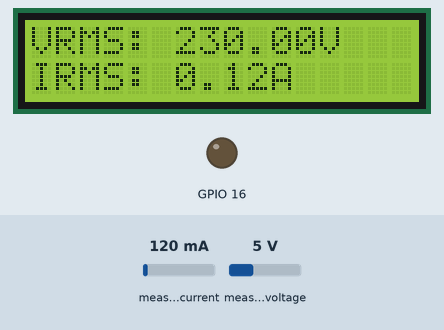
The sketch below on a simulated ESP32. Parts: 16×2 character LCD, output pins drawn as LEDs (lit = HIGH). The test bench sets the inputs (shaded band); at power-on: measured current 120 mA, measured voltage 5 V. WiFi joins after 1.5 s; servers stay silent unless stated; what the sketch prints to the serial monitor is not drawn.

Above: at 4.9 s.
5.0 s: measured current set to 40 mA
At 8.4 s:
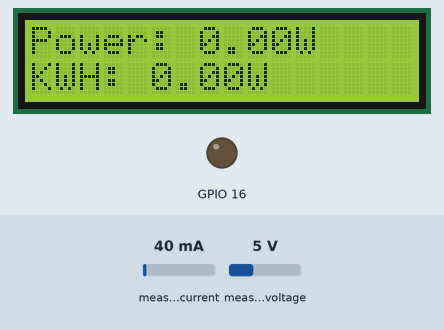
11.8 s: measured voltage set to 0.3 V
At 15.1 s:
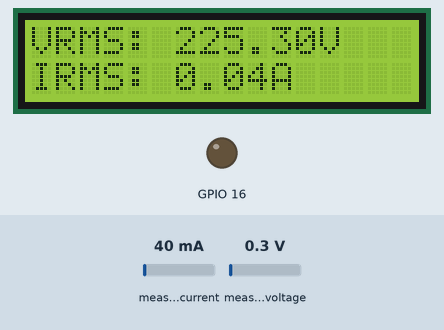
16.8 s: measured current set to 500 mA
At 20.9 s:
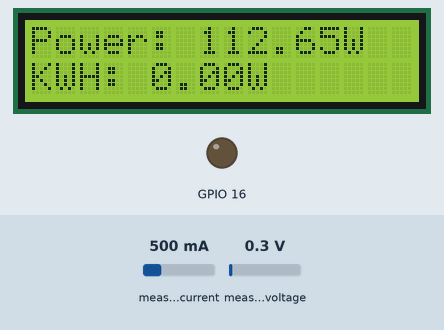
21.8 s: measured voltage set to 3.8 V
At 26.2 s:
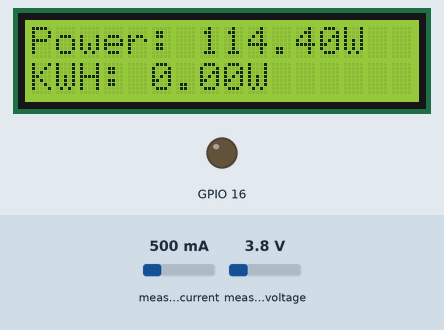
26.8 s: measured current set to 1000 mA
At 31.5 s:
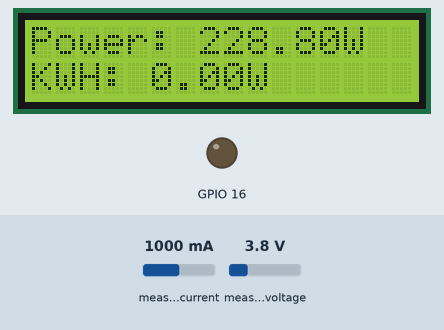
31.8 s: measured voltage set to 7.5 V
At 35.7 s:
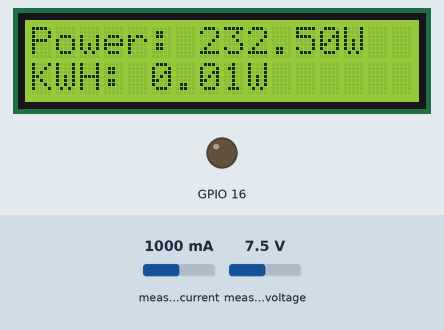
Timing chart, 0 to 37.2 s (numbered marks = the images above; inputs shaded):
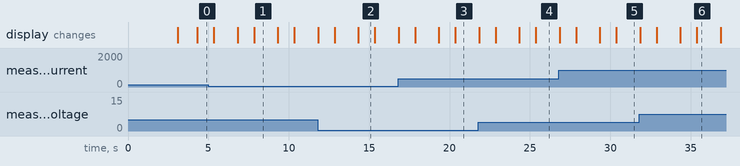

The sketch:

MicroprocessorPIT_copy_20230604235817.ino
```cpp
#include <WiFi.h>
#include <WiFiAP.h>
#include <WiFiClient.h>
#include <WiFiGeneric.h>
#include <WiFiMulti.h>
#include <WiFiSTA.h>
#include <WiFiScan.h>
#include <WiFiServer.h>
#include <WiFiType.h>
#include <WiFiUdp.h>
#include <LiquidCrystal_I2C.h>
#include "EmonLib.h"
#include <EEPROM.h>
#include <Firebase_ESP_Client.h>
#include <addons/TokenHelper.h>
#define vCalibration 115.07
#define currCalibration 1.40
#define WIFI_SSID "troix"
#define WIFI_PASSWORD "12345678"
#define DATABASE_URL "https://electricity-energy-meter-56b20-default-rtdb.firebaseio.com"
#define FIREBASE_AUTH "o92XclBYFI4WXPC94BfKMcVBMGEVriQglCCSH2VC"
#define FIREBASE_PROJECT_ID "electricity-energy-meter-56b20"
FirebaseData fbdo;
FirebaseAuth auth;
FirebaseConfig config;
LiquidCrystal_I2C lcd(0x27, 16, 2);
EnergyMonitor emon;
const int relayPin = 33;
float kWh = 0;
float power = 0;
unsigned long lastmillis = millis();
unsigned long dataMillis = 0;
unsigned long duration = 0;
int count = 0;


// void IRAM_ATTR interruptRising() {
//   digitalWrite(relayPin, HIGH);
//   delay(1000);
// }

// void IRAM_ATTR interruptFalling() {
//   delay(10000);
//   digitalWrite(relayPin, LOW);
// }

void setup() {
  Serial.begin(115200);
  WiFi.begin(WIFI_SSID, WIFI_PASSWORD);
  lcd.init();
  lcd.backlight();
  emon.voltage(35, vCalibration, 1.7);
  emon.current(34, currCalibration);
  lcd.setCursor(0, 0);
  lcd.print("Power Puff Girls");
  lcd.setCursor(4, 1);
  lcd.print("Micro PIT");
  delay(3000);
  lcd.clear();
  pinMode(16, OUTPUT);
  // Firebase.begin("https://electricity-energy-meter-56b20-default-rtdb.firebaseio.com/", "o92XclBYFI4WXPC94BfKMcVBMGEVriQglCCSH2VC");
  // config.api_key = API_KEY;
  // auth.user.email = USER_EMAIL;
  // auth.user.password = USER_PASSWORD;
  // config.database_url = DATABASE_URL;
  // config.token_status_callback = tokenStatusCallback;
  // Firebase.begin(&config, &auth);
  config.database_url = DATABASE_URL;
  config.signer.test_mode = true;
  config.token_status_callback = tokenStatusCallback;
  Firebase.reconnectWiFi(true);
  Firebase.begin(&config, &auth);
  duration = millis();
  fbdo.setResponseSize(2048);
}

void loop() {
  FirebaseJson content;
  emon.calcVI(20, 2000);
  if (emon.Irms <0.09){
    power = emon.Vrms * 0;
  }else{
    power = emon.Vrms * emon.Irms;
  }
  kWh = kWh + power*(millis()-lastmillis)/3600000000.0;
  // attachInterrupt(digitalPinToInterrupt(relayPin), interruptRising, RISING); //power outtage
  // attachInterrupt(digitalPinToInterrupt(relayPin), interruptFalling, FALLING); //initialization
  delay(1000);
  lcd.clear();
  lcd.setCursor(0, 0);
  lcd.print(String("VRMS: ") + String(emon.Vrms) + String("V"));
  lcd.setCursor(0, 1);
  lcd.print(String("IRMS: ") + String(emon.Irms) + String("A"));
  delay(1000);
  lcd.clear();
  lcd.setCursor(0, 0);
  lcd.print(String("Power: ") + String(power) + String("W"));
  lcd.setCursor(0, 1);
  lcd.print(String("KWH: ") + String(kWh) + String("W"));
  delay(100);

  Serial.print("Vrms: ");
  Serial.print(emon.Vrms, 2);
  Serial.print("V");
  Serial.print("\tIrms: ");
  Serial.print(emon.Irms, 4);
  Serial.print("A");
  Serial.print("\tPower: ");
  Serial.print(emon.apparentPower, 4);
  Serial.print("W");
  Serial.print("\tkWh: ");
  Serial.print(kWh, 5);
  Serial.println("kWh");
  writeToFirebase();
}

void writeToFirebase() {
  if (Firebase.ready() && (millis() - dataMillis > 6 || dataMillis == 0))
    {
        dataMillis = millis();

        FirebaseJson content;

        // String documentPath = "ESP32" + String(count);

        content.set("fields/VRMS/doubleValue", emon.Vrms);
        content.set("fields/IRMS/doubleValue", emon.Irms);
        content.set("fields/Power/doubleValue", emon.apparentPower);
        content.set("fields/KWH/doubleValue", kWh);

        String documentPath = "/ESP32/QQRJkXDTmP1eqKOkKrAZ";

        // String documentPath = "projects/";
        // documentPath += FIREBASE_PROJECT_ID;
        // documentPath += "/databases/(default)/documents/ESP32/QQRJkXDTmP1eqKOkKrAZ";
        count++;
    if(Firebase.Firestore.patchDocument(&fbdo, FIREBASE_PROJECT_ID, "", documentPath.c_str(), content.raw(), "VRMS,IRMS,Power,KWH")){
      Serial.printf("ok\n");
      return;
    }else{
      Serial.println(fbdo.errorReason());
    }

        // if (Firebase.Firestore.createDocument(&fbdo, , "electricity-energy-meter-56b20", documentPath.c_str(), content.raw()))
        //     Serial.printf("ok\n%s\n\n");
        // else
        //     Serial.println(fbdo.errorReason());
    }
//   if (Firebase.ready())
//   {
//     Serial.printf("Setting VRMS... %s\n", Firebase.setFloat(fbdo, F("ESP32/VRMS"), emon.Vrms) ? "done!" : fbdo.errorReason().c_str());
//     Serial.printf("Setting IRMS... %s\n", Firebase.setFloat(fbdo, F("ESP32/IRMS"), emon.Irms) ? "done!" : fbdo.errorReason().c_str());
//     Serial.printf("Setting Power... %s\n", Firebase.setFloat(fbdo, F("ESP32/Power"), emon.apparentPower) ? "done!" : fbdo.errorReason().c_str());
//     Serial.printf("Setting KWH... %s\n", Firebase.setFloat(fbdo, F("ESP32/KWH"), kWh) ? "done!" : fbdo.errorReason().c_str());
//  // Serial.printf("Get float... %s\n", Firebase.getFloat(fbdo, F("/test/float")) ? String(fbdo.to<float>()).c_str() : fbdo.errorReason().c_str());
// } else {
//   Serial.printf("Firebase not Ready!");
// }
  //     if (Firebase.RTDB.setFloat(&fbdo, "test/float", 0.01 + random(0,100))){
  //     Serial.println("PASSED");
  //     Serial.println("PATH: " + fbdo.dataPath());
  //     Serial.println("TYPE: " + fbdo.dataType());
  //   }
  //   else {
  //     Serial.println("FAILED");
  //     Serial.println("REASON: " + fbdo.errorReason());
  //   }
  // Firebase.RTDB.setFloat(&fbdo, "ESP32/VRMS/", emon.Vrms);
  // Firebase.setFloat(IRMSfirebaseData, "ESP32/IRMS", emon.Irms);
  // Firebase.setFloat(PowerfirebaseData, "ESP32/Power", emon.apparentPower);
  // Firebase.setFloat(KWHfirebaseData, "ESP32/KWH", kWh);

  // IRMSfirebaseData.stringData()
  // PowerfirebaseData.stringData()
  // KWHfirebaseData.stringData()
}
  // double Current = getCurr();
  // double IRMS = (Current / 2.0) * 0.707;
  // double Voltage = getVPP();
  // double VRMS = (Voltage / 2.0) * 0.707;
  // lcd.setCursor(0, 0);
  // lcd.print(String("IRMS: ") + String(IRMS));
  // lcd.setCursor(0, 1);
  // lcd.print(String("VRMS: ") + String(VRMS));
// }

// float getCurr() {
//   float result;
//   int readValue;
//   int maxValue = 0;
//   int minValue = 4096;

//   uint32_t start_time = millis();
//   while ((millis() - start_time) < 1000) {
//     readValue = analogRead(34);
//     if (readValue > maxValue) {
//       maxValue = readValue;
//     }
//     if (readValue < minValue) {
//       minValue = readValue;
//     }
//   }

//   result = ((maxValue - minValue) * 3.3) / 4096.0;

//   return result;
// }

// float getVPP() {
//   float result;
//   int readValue;
//   int maxValue = 0;
//   int minValue = 4096;

//   uint32_t start_time = millis();
//   while ((millis() - start_time) < 1000) {
//     readValue = analogRead(35);
//     if (readValue > maxValue) {
//       maxValue = readValue;
//     }
//     if (readValue < minValue) {
//       minValue = readValue;
//     }
//   }

//   result = ((maxValue - minValue) * 3.3) / 4096.0;

//   return result;
// }
```

Measured:
- after the input at 5.0 s, the display: first differs from a run without the input after 1.8 s (image 1 shows a later state)
- after the input at 11.8 s, the display: first differs from a run without the input after 2.5 s (image 2)
- after the input at 16.8 s, the display: first differs from a run without the input after 2.5 s (image 3 shows a later state)
- after the input at 21.8 s, the display: first differs from a run without the input after 2.5 s (image 4 shows a later state)
- after the input at 26.8 s, the display: first differs from a run without the input after 2.6 s (image 5 shows a later state)
- what the display in image 1 shows lasts 1.5 s, from 7.8 s to 9.3 s
- what the display in image 2 shows lasts 1.1 s, from 14.3 s to 15.4 s
